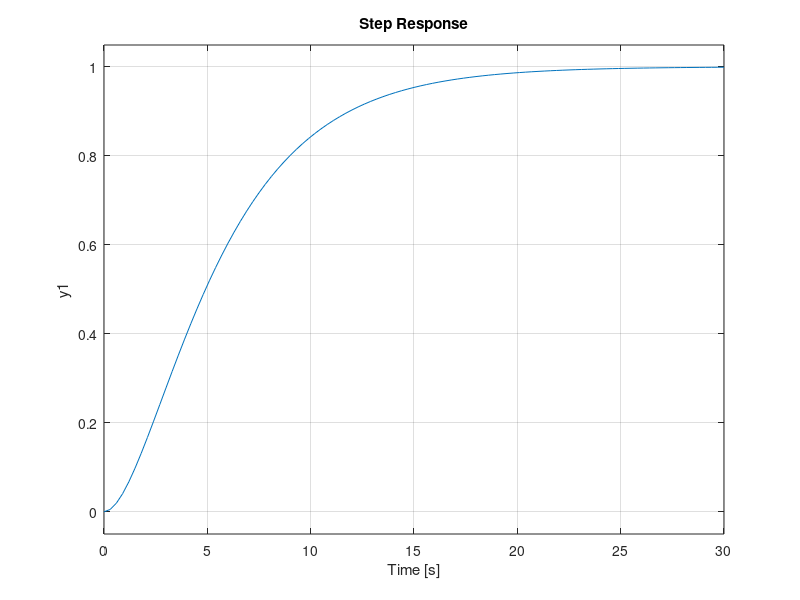
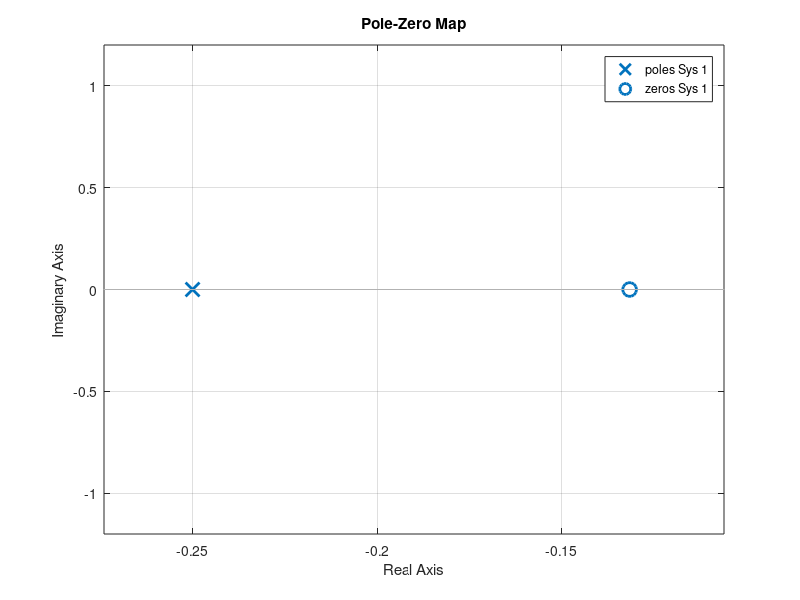
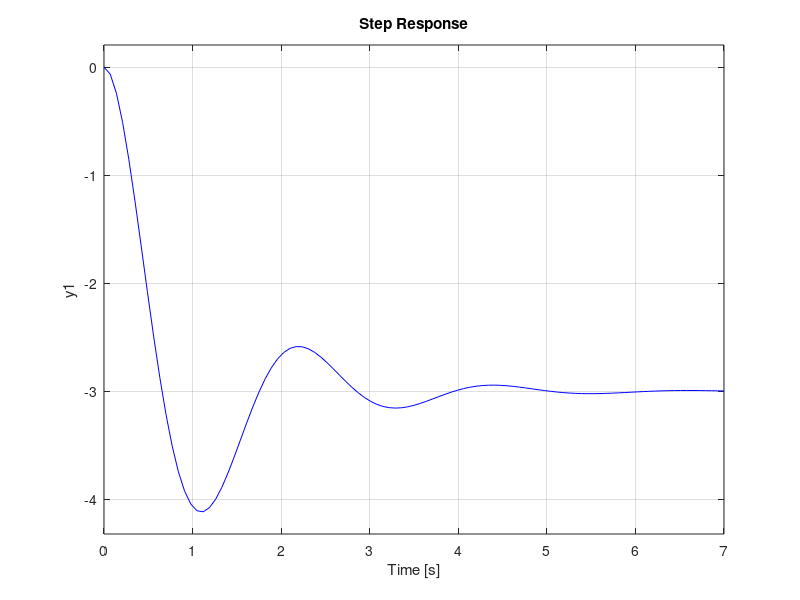
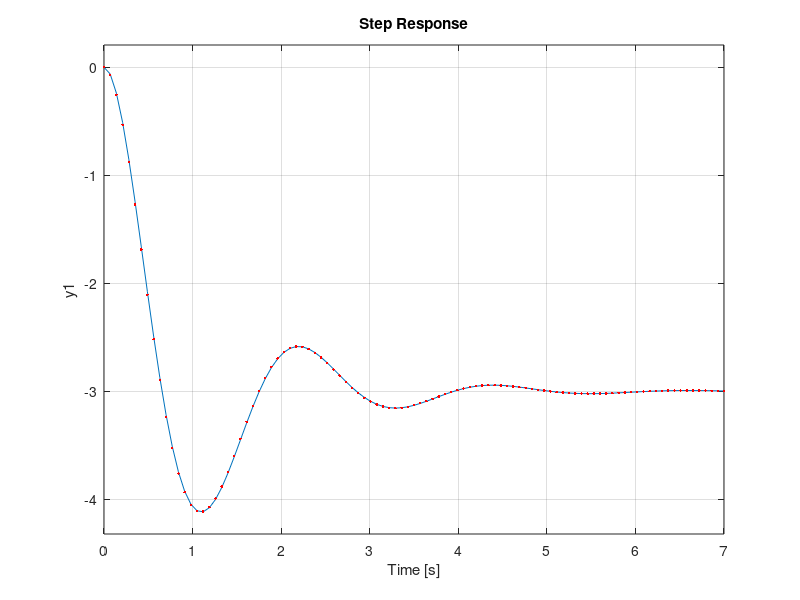

Recreate these plots in MATLAB, in order.
clear
close all
clc

%--------------primer orden-------------
k=1;
tao=4;
spo=tf(k,[tao 1]);
subplot(3,1,1)
step(spo)

za = tf([1.9*tao 1],1);
subplot(3,1,2)
step(spo*za)

%figure
%pzmap(spo*za)

pa = tf(1,[0.5*tao 1]);
subplot(3,1,3)
step(spo*pa)

figure
pzmap(spo*za)

%--------------segundo orden-------------
e=0.3;
wn=2;
k=-3;
sso=tf(k*wn^2,[1 2*e*wn wn^2]); 
figure
%subplot(3,1,1)
step(sso,'k')

wn = 1;
sso=tf(k*wn^2,[1 2*e*wn wn^2]); 
hold on
step(sso,'r')

wn = 3;
sso=tf(k*wn^2,[1 2*e*wn wn^2]); 

step(sso,'b')

figure


za = tf([1/200 1],1);  % probar con 10%, 5% 2%
pzmap(sso*za)
%subplot(3,1,2)
step(sso)
hold on
step(sso*za, '.r')

pa = tf(1,[1/0.0009 1]);

figure
%subplot(3,1,3)
step(sso)
hold on
step(sso*pa, '.r')

figure
pzmap(sso*za)



